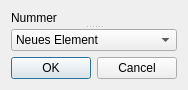
<ui version="4.0" >
 <class>Fpl_Section_Dia</class>
 <widget class="QDialog" name="Fpl_Section_Dia" >
  <property name="geometry" >
   <rect>
    <x>0</x>
    <y>0</y>
    <width>178</width>
    <height>88</height>
   </rect>
  </property>
  <property name="windowTitle" >
   <string>Which Section?</string>
  </property>
  <layout class="QGridLayout" >
   <item row="0" column="0" >
    <widget class="QSplitter" name="splitter" >
     <property name="orientation" >
      <enum>Qt::Vertical</enum>
     </property>
     <widget class="QLabel" name="text_label" >
      <property name="text" >
       <string>Nummer</string>
      </property>
     </widget>
     <widget class="QComboBox" name="comboBox" >
      <property name="maxVisibleItems" >
       <number>200</number>
      </property>
      <item>
       <property name="text" >
        <string>Neues Element</string>
       </property>
      </item>
      <item>
       <property name="text" >
        <string>Neues Element</string>
       </property>
      </item>
      <item>
       <property name="text" >
        <string>Neues Element</string>
       </property>
      </item>
      <item>
       <property name="text" >
        <string>Neues Element</string>
       </property>
      </item>
     </widget>
    </widget>
   </item>
   <item row="1" column="0" >
    <widget class="QDialogButtonBox" name="buttonBox" >
     <property name="orientation" >
      <enum>Qt::Horizontal</enum>
     </property>
     <property name="standardButtons" >
      <set>QDialogButtonBox::Cancel|QDialogButtonBox::NoButton|QDialogButtonBox::Ok</set>
     </property>
    </widget>
   </item>
  </layout>
 </widget>
 <resources/>
 <connections>
  <connection>
   <sender>buttonBox</sender>
   <signal>accepted()</signal>
   <receiver>Fpl_Section_Dia</receiver>
   <slot>accept()</slot>
   <hints>
    <hint type="sourcelabel" >
     <x>248</x>
     <y>254</y>
    </hint>
    <hint type="destinationlabel" >
     <x>157</x>
     <y>274</y>
    </hint>
   </hints>
  </connection>
  <connection>
   <sender>buttonBox</sender>
   <signal>rejected()</signal>
   <receiver>Fpl_Section_Dia</receiver>
   <slot>reject()</slot>
   <hints>
    <hint type="sourcelabel" >
     <x>316</x>
     <y>260</y>
    </hint>
    <hint type="destinationlabel" >
     <x>286</x>
     <y>274</y>
    </hint>
   </hints>
  </connection>
 </connections>
</ui>
